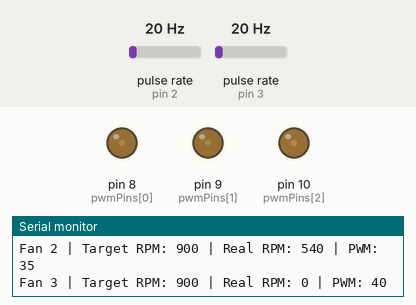
Simulated run of this sketch. Board: Arduino Mega 2560, built with avr-gcc and run on an emulated ATmega2560. Shown: output pins drawn as LEDs (lit = HIGH), the last lines printed to the serial monitor. Wiring (inferred from the names in the program): 2 × pulse sensor: data pin 2 / data pin 3. Inputs (shaded band) come from the test bench; at power-on: pulse rate (sensors on pin 2, pin 3) 20 Hz.

Above: at 1.4 s.
1.5 s: pulse rate (sensor on pin 2) set to 4 Hz
4.5 s: pulse rate (sensor on pin 2) set to 50 Hz
At 6.6 s:
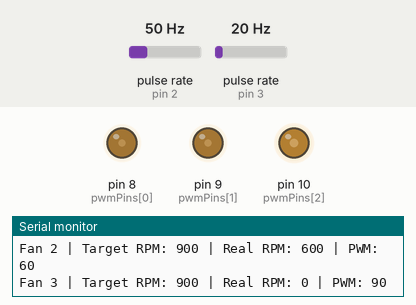
7.5 s: pulse rate (sensor on pin 3) set to 50 Hz
10.5 s: pulse rate (sensor on pin 3) set to 4 Hz
At 11.6 s:
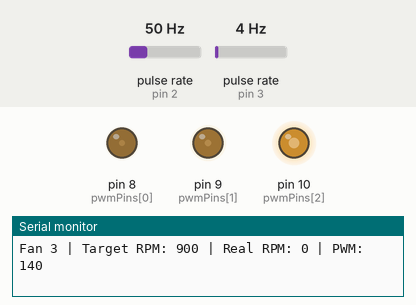
15.5 s: pulse rate (sensor on pin 3) set to 100 Hz
At 16.6 s:
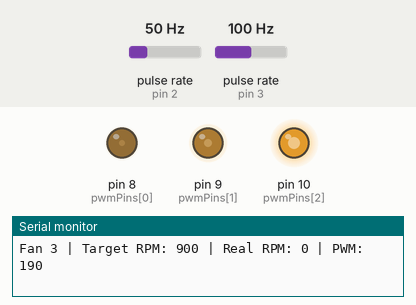
Timing chart, 0 to 19.5 s (numbered marks = the images above; inputs shaded):
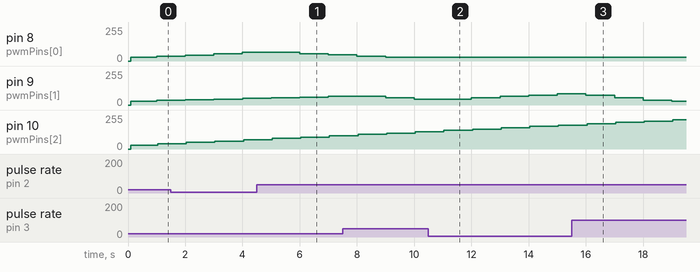

The sketch:

basic.ino
```cpp
#include <PMS.h>
#include <Wire.h>

#define SLAVE_ADDRESS 0x57

// Register addresses
#define WRITE_REGISTER 0x01
#define READ_REGISTER 0x02
#define START_SIGNAL 0xA0
#define GET_FEEDBACK 0xA1

String con_data = "0,0,0";

const uint8_t pwmPins[] = {8, 9, 10};
const uint8_t tachPins[] = {2, 3, 4};
const uint8_t fanCount = 3;

volatile int tachCounters[fanCount] = {0, 0, 0};
unsigned long previousMillis = 0;
const long interval = 1000;

int targetRPMs[fanCount] = {900, 900, 900};
int currentPWMs[fanCount] = {30, 30, 30};
bool targetReached[fanCount] = {true, true, true};

const int minPWM = 30;

PMS pms1(Serial1);
PMS::DATA data1;

PMS pms2(Serial2);
PMS::DATA data2;

PMS pms3(Serial3);
PMS::DATA data3;

bool startReceived = false;
bool getFeedback = false;

uint16_t d1, d2 = 0, d3 = 0;
String real_RPM = "";

void setup() {
  Wire.begin(SLAVE_ADDRESS);
  Wire.onRequest(requestEvent); // 읽기 요청에 대한 핸들러
  Wire.onReceive(receiveEvent);  // 쓰기 요청에 대한 핸들러

  delay(100);

  for (int i = 0; i < fanCount; i++) {
    pinMode(tachPins[i], INPUT_PULLUP);
    pinMode(pwmPins[i], OUTPUT);
    analogWrite(pwmPins[i], minPWM);
  }

  attachInterrupt(digitalPinToInterrupt(tachPins[0]), tachCounterISR0, FALLING);
  attachInterrupt(digitalPinToInterrupt(tachPins[1]), tachCounterISR1, FALLING);
  attachInterrupt(digitalPinToInterrupt(tachPins[2]), tachCounterISR2, FALLING);

  Serial.begin(9600);
  Serial1.begin(9600);
  Serial2.begin(9600);
  Serial3.begin(9600);

  delay(100);

  pms1.passiveMode();
  pms2.passiveMode();
  pms3.passiveMode();
  //Serial.println("Enter target RPMs for each fan in the format '2000 3000 1500' or 'M1_P1_2000':");
}

void loop() {
  unsigned long currentMillis = millis();
  if (currentMillis - previousMillis >= interval) {
    previousMillis = currentMillis;

    for (int i = 0; i < fanCount; i++) {
      int realRPM = (tachCounters[i] * 60) / 2;
      tachCounters[i] = 0;

      int error = targetRPMs[i] - realRPM;
      int pwmStep = 0;

      if (abs(error) > 1000) {
        pwmStep = 20;
      } else if (abs(error) > 450) {
        pwmStep = 10;
      } else if (abs(error) > 200) {
        pwmStep = 5;
      } else if (abs(error) > 30) {
        pwmStep = 1;
      }

      if (pwmStep > 0) {
        currentPWMs[i] += (error > 0) ? pwmStep : -pwmStep;
        currentPWMs[i] = constrain(currentPWMs[i], minPWM, 255);
        analogWrite(pwmPins[i], currentPWMs[i]);
      }

      if (abs(error) <= 30 && !targetReached[i]) {
        //Serial.print("M1_P");
        //Serial.print(i+1);
        //Serial.print("_");
        //Serial.print(realRPM);
        //Serial.println();
        real_RPM = "M1_P" + (String)(i+1) + "_" + (String)realRPM;
        targetReached[i] = true;
      }

      Serial.print("Fan ");
      Serial.print(i + 1);
      Serial.print(" | Target RPM: ");
      Serial.print(targetRPMs[i]);
      Serial.print(" | Real RPM: ");
      Serial.print(realRPM);
      Serial.print(" | PWM: ");
      Serial.println(currentPWMs[i]);
    }
  }
}


void receiveEvent(int howMany) {
    int registerAddress = Wire.read();

    if (registerAddress == WRITE_REGISTER) {
        char buffer[32];
        int index = 0;

        while (Wire.available() > 0 && index < sizeof(buffer) - 1) {
            buffer[index++] = Wire.read();
        }
        buffer[index] = '\0';

        String receivedString = String(buffer);
        Serial.print("received: ");
        Serial.println(receivedString);


        int fanIndex = receivedString.substring(4, 5).toInt() - 1;
        int fanSpeed = receivedString.substring(6).toInt();
        if (fanIndex >= 0 && fanIndex < fanCount) {
          targetRPMs[fanIndex] = fanSpeed;
          targetReached[fanIndex] = false;
        }
    }
    else if (registerAddress == READ_REGISTER && Wire.available() > 0) {
        int signal = Wire.read();
        if (signal == START_SIGNAL) {
          startReceived = true;
        }else if(signal == GET_FEEDBACK){
          getFeedback = true;
        }
    }
}

void requestEvent() {
    if (startReceived) {
        startReceived = false;


        // pms data read
        pms1.requestRead();
        //pms2.requestRead();
        //pms3.requestRead();

        if(pms1.readUntil(data1)){
          d1 = data1.PM_AE_UG_2_5;
        }

        //if(pms2.readUntil(data2)){
        //  d2 = data2.PM_AE_UG_2_5;
        //}

        //if(pms3.readUntil(data3)){
        //  d3 = data3.PM_AE_UG_2_5;
        //}

        con_data = (String)targetRPMs[0] + "," + (String)targetRPMs[1] + "," + (String)targetRPMs[2] + "," + (String)d1 + "," + (String)d2 + "," + (String)d3;

        int len = con_data.length() + 1;
        char buffer[len];
        con_data.toCharArray(buffer, len);

        Wire.write((uint8_t*)buffer, len);

        Serial.println(buffer);
    }

    else if(getFeedback){
      int len = real_RPM.length() + 1;
      char buffer[len];
      real_RPM.toCharArray(buffer, len);

      Wire.write((uint8_t*)buffer, len);

      Serial.println(buffer);
    }
}

// ISR
void tachCounterISR0() {
  tachCounters[0]++;
}

void tachCounterISR1() {
  tachCounters[1]++;
}

void tachCounterISR2() {
  tachCounters[2]++;
}
```
